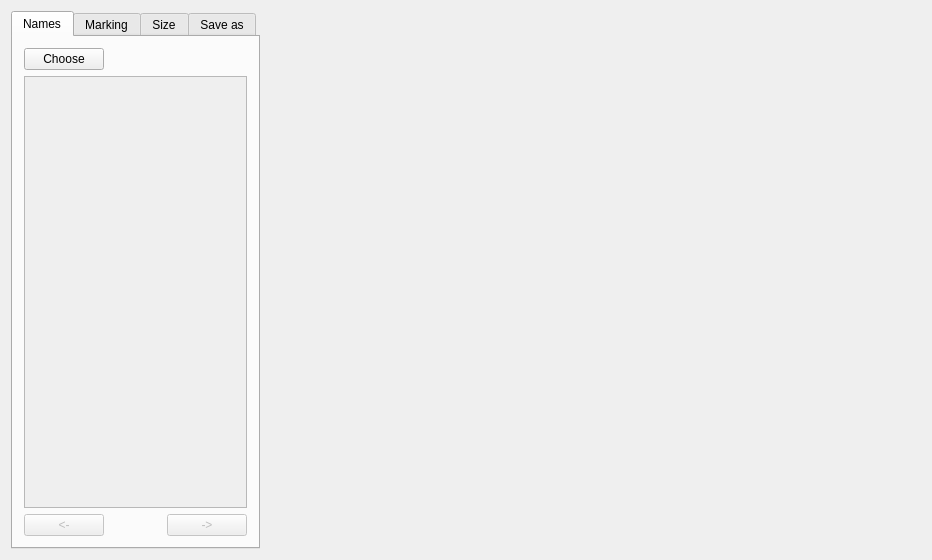
<?xml version="1.0" encoding="UTF-8"?>
<ui version="4.0">
 <class>QtWidgetForMarkingImageClass</class>
 <widget class="QWidget" name="QtWidgetForMarkingImageClass">
  <property name="geometry">
   <rect>
    <x>0</x>
    <y>0</y>
    <width>932</width>
    <height>560</height>
   </rect>
  </property>
  <property name="windowTitle">
   <string>QtWidgetForMarkingImage</string>
  </property>
  <layout class="QHBoxLayout" name="horizontalLayout_9" stretch="0,2">
   <item>
    <widget class="QTabWidget" name="tabWidget">
     <property name="currentIndex">
      <number>0</number>
     </property>
     <widget class="QWidget" name="tab_imageNames">
      <attribute name="title">
       <string>Names</string>
      </attribute>
      <layout class="QVBoxLayout" name="verticalLayout_3">
       <item>
        <layout class="QVBoxLayout" name="verticalLayout_2">
         <item>
          <layout class="QHBoxLayout" name="horizontalLayout">
           <item>
            <widget class="QPushButton" name="PB_chooseImage">
             <property name="text">
              <string>Choose</string>
             </property>
            </widget>
           </item>
           <item>
            <spacer name="horizontalSpacer">
             <property name="orientation">
              <enum>Qt::Horizontal</enum>
             </property>
             <property name="sizeHint" stdset="0">
              <size>
               <width>40</width>
               <height>20</height>
              </size>
             </property>
            </spacer>
           </item>
          </layout>
         </item>
         <item>
          <widget class="QScrollArea" name="scrollArea_withImageName">
           <property name="widgetResizable">
            <bool>true</bool>
           </property>
           <widget class="QWidget" name="scrollAreaWidgetContents">
            <property name="geometry">
             <rect>
              <x>0</x>
              <y>0</y>
              <width>212</width>
              <height>435</height>
             </rect>
            </property>
            <layout class="QVBoxLayout" name="verticalLayout">
             <item>
              <layout class="QVBoxLayout" name="VL_withImageName">
               <property name="sizeConstraint">
                <enum>QLayout::SetMinimumSize</enum>
               </property>
              </layout>
             </item>
             <item>
              <spacer name="verticalSpacer">
               <property name="orientation">
                <enum>Qt::Vertical</enum>
               </property>
               <property name="sizeHint" stdset="0">
                <size>
                 <width>20</width>
                 <height>40</height>
                </size>
               </property>
              </spacer>
             </item>
            </layout>
           </widget>
          </widget>
         </item>
         <item>
          <layout class="QHBoxLayout" name="horizontalLayout_2">
           <item>
            <widget class="QPushButton" name="PB_previousImage">
             <property name="enabled">
              <bool>false</bool>
             </property>
             <property name="text">
              <string>&lt;-</string>
             </property>
            </widget>
           </item>
           <item>
            <spacer name="horizontalSpacer_2">
             <property name="orientation">
              <enum>Qt::Horizontal</enum>
             </property>
             <property name="sizeHint" stdset="0">
              <size>
               <width>40</width>
               <height>20</height>
              </size>
             </property>
            </spacer>
           </item>
           <item>
            <widget class="QPushButton" name="PB_nextImage">
             <property name="enabled">
              <bool>false</bool>
             </property>
             <property name="text">
              <string>-&gt;</string>
             </property>
            </widget>
           </item>
          </layout>
         </item>
        </layout>
       </item>
      </layout>
     </widget>
     <widget class="QWidget" name="tab_markingImage">
      <attribute name="title">
       <string>Marking</string>
      </attribute>
      <layout class="QVBoxLayout" name="verticalLayout_6" stretch="1,0,1,2,7">
       <item>
        <layout class="QHBoxLayout" name="horizontalLayout_7" stretch="0,3,0">
         <item>
          <widget class="QComboBox" name="cb_classes"/>
         </item>
         <item>
          <widget class="QLabel" name="label_5">
           <property name="text">
            <string>Class label</string>
           </property>
           <property name="alignment">
            <set>Qt::AlignCenter</set>
           </property>
          </widget>
         </item>
         <item>
          <widget class="QPushButton" name="PB_changeClassLabel">
           <property name="text">
            <string>Change label</string>
           </property>
          </widget>
         </item>
        </layout>
       </item>
       <item>
        <layout class="QHBoxLayout" name="horizontalLayout_11">
         <item>
          <widget class="QComboBox" name="cb_types"/>
         </item>
         <item>
          <widget class="QLabel" name="label">
           <property name="text">
            <string>Type label</string>
           </property>
          </widget>
         </item>
         <item>
          <widget class="QPushButton" name="pb_changeType">
           <property name="text">
            <string>Change label</string>
           </property>
          </widget>
         </item>
        </layout>
       </item>
       <item>
        <layout class="QHBoxLayout" name="horizontalLayout_8">
         <item>
          <widget class="QPushButton" name="PB_addRectangel">
           <property name="text">
            <string>Add</string>
           </property>
          </widget>
         </item>
         <item>
          <spacer name="horizontalSpacer_7">
           <property name="orientation">
            <enum>Qt::Horizontal</enum>
           </property>
           <property name="sizeHint" stdset="0">
            <size>
             <width>40</width>
             <height>20</height>
            </size>
           </property>
          </spacer>
         </item>
         <item>
          <widget class="QPushButton" name="PB_deleteRectangel">
           <property name="text">
            <string>Delete</string>
           </property>
          </widget>
         </item>
        </layout>
       </item>
       <item>
        <widget class="QPushButton" name="PB_markingImage">
         <property name="sizePolicy">
          <sizepolicy hsizetype="Minimum" vsizetype="Expanding">
           <horstretch>0</horstretch>
           <verstretch>0</verstretch>
          </sizepolicy>
         </property>
         <property name="text">
          <string>Next image</string>
         </property>
        </widget>
       </item>
       <item>
        <spacer name="verticalSpacer_4">
         <property name="orientation">
          <enum>Qt::Vertical</enum>
         </property>
         <property name="sizeHint" stdset="0">
          <size>
           <width>20</width>
           <height>146</height>
          </size>
         </property>
        </spacer>
       </item>
      </layout>
     </widget>
     <widget class="QWidget" name="tab_imageSize">
      <attribute name="title">
       <string>Size</string>
      </attribute>
      <layout class="QVBoxLayout" name="verticalLayout_4">
       <item>
        <widget class="QRadioButton" name="RB_originalSize">
         <property name="text">
          <string>Original size</string>
         </property>
         <property name="checked">
          <bool>true</bool>
         </property>
        </widget>
       </item>
       <item>
        <widget class="QRadioButton" name="RB_customSize">
         <property name="text">
          <string>Custom size</string>
         </property>
        </widget>
       </item>
       <item>
        <widget class="QLabel" name="label_customHeigth">
         <property name="enabled">
          <bool>false</bool>
         </property>
         <property name="text">
          <string>Custom heigth</string>
         </property>
        </widget>
       </item>
       <item>
        <layout class="QHBoxLayout" name="horizontalLayout_3" stretch="1,2">
         <item>
          <widget class="QLineEdit" name="LE_newHeigth">
           <property name="enabled">
            <bool>false</bool>
           </property>
           <property name="inputMask">
            <string>9999</string>
           </property>
          </widget>
         </item>
         <item>
          <spacer name="horizontalSpacer_3">
           <property name="orientation">
            <enum>Qt::Horizontal</enum>
           </property>
           <property name="sizeHint" stdset="0">
            <size>
             <width>40</width>
             <height>20</height>
            </size>
           </property>
          </spacer>
         </item>
        </layout>
       </item>
       <item>
        <widget class="QLabel" name="label_customWidth">
         <property name="enabled">
          <bool>false</bool>
         </property>
         <property name="text">
          <string>Custom width</string>
         </property>
        </widget>
       </item>
       <item>
        <layout class="QHBoxLayout" name="horizontalLayout_4" stretch="1,2">
         <item>
          <widget class="QLineEdit" name="LE_newWidth">
           <property name="enabled">
            <bool>false</bool>
           </property>
           <property name="inputMask">
            <string>9999</string>
           </property>
          </widget>
         </item>
         <item>
          <spacer name="horizontalSpacer_4">
           <property name="orientation">
            <enum>Qt::Horizontal</enum>
           </property>
           <property name="sizeHint" stdset="0">
            <size>
             <width>40</width>
             <height>20</height>
            </size>
           </property>
          </spacer>
         </item>
        </layout>
       </item>
       <item>
        <spacer name="verticalSpacer_2">
         <property name="orientation">
          <enum>Qt::Vertical</enum>
         </property>
         <property name="sizeHint" stdset="0">
          <size>
           <width>20</width>
           <height>113</height>
          </size>
         </property>
        </spacer>
       </item>
      </layout>
     </widget>
     <widget class="QWidget" name="tab_imageSave">
      <attribute name="title">
       <string>Save as</string>
      </attribute>
      <layout class="QVBoxLayout" name="verticalLayout_5">
       <item>
        <widget class="QRadioButton" name="RB_originalName">
         <property name="text">
          <string>Save as original name</string>
         </property>
         <property name="checked">
          <bool>true</bool>
         </property>
        </widget>
       </item>
       <item>
        <widget class="QRadioButton" name="RB_customName">
         <property name="text">
          <string>Save as custom name</string>
         </property>
        </widget>
       </item>
       <item>
        <widget class="QCheckBox" name="CB_customName">
         <property name="enabled">
          <bool>false</bool>
         </property>
         <property name="text">
          <string>custom name</string>
         </property>
         <property name="checked">
          <bool>false</bool>
         </property>
        </widget>
       </item>
       <item>
        <layout class="QHBoxLayout" name="horizontalLayout_6">
         <item>
          <widget class="QLineEdit" name="LE_customName">
           <property name="enabled">
            <bool>false</bool>
           </property>
          </widget>
         </item>
         <item>
          <spacer name="horizontalSpacer_5">
           <property name="orientation">
            <enum>Qt::Horizontal</enum>
           </property>
           <property name="sizeHint" stdset="0">
            <size>
             <width>40</width>
             <height>20</height>
            </size>
           </property>
          </spacer>
         </item>
        </layout>
       </item>
       <item>
        <widget class="QCheckBox" name="CB_sequence">
         <property name="enabled">
          <bool>false</bool>
         </property>
         <property name="text">
          <string>sequence</string>
         </property>
        </widget>
       </item>
       <item>
        <widget class="QLabel" name="label_startSequence">
         <property name="enabled">
          <bool>false</bool>
         </property>
         <property name="text">
          <string>start with:</string>
         </property>
        </widget>
       </item>
       <item>
        <layout class="QHBoxLayout" name="horizontalLayout_5">
         <item>
          <widget class="QLineEdit" name="LE_sequenceStart">
           <property name="enabled">
            <bool>false</bool>
           </property>
           <property name="inputMask">
            <string>9999999999</string>
           </property>
           <property name="text">
            <string>0</string>
           </property>
          </widget>
         </item>
         <item>
          <spacer name="horizontalSpacer_6">
           <property name="orientation">
            <enum>Qt::Horizontal</enum>
           </property>
           <property name="sizeHint" stdset="0">
            <size>
             <width>40</width>
             <height>20</height>
            </size>
           </property>
          </spacer>
         </item>
        </layout>
       </item>
       <item>
        <widget class="QLabel" name="label_curentValue">
         <property name="enabled">
          <bool>false</bool>
         </property>
         <property name="text">
          <string>Current sequence value:</string>
         </property>
        </widget>
       </item>
       <item>
        <layout class="QHBoxLayout" name="horizontalLayout_14">
         <item>
          <widget class="QLineEdit" name="LE_curentValue">
           <property name="enabled">
            <bool>false</bool>
           </property>
           <property name="text">
            <string>0</string>
           </property>
           <property name="readOnly">
            <bool>true</bool>
           </property>
          </widget>
         </item>
         <item>
          <spacer name="horizontalSpacer_8">
           <property name="orientation">
            <enum>Qt::Horizontal</enum>
           </property>
           <property name="sizeHint" stdset="0">
            <size>
             <width>40</width>
             <height>20</height>
            </size>
           </property>
          </spacer>
         </item>
        </layout>
       </item>
       <item>
        <widget class="QLabel" name="label_4">
         <property name="text">
          <string>Save direktory</string>
         </property>
        </widget>
       </item>
       <item>
        <layout class="QHBoxLayout" name="horizontalLayout_13" stretch="8,1">
         <item>
          <widget class="QLineEdit" name="LE_saveDirectory">
           <property name="text">
            <string>dataSet</string>
           </property>
          </widget>
         </item>
         <item>
          <widget class="QPushButton" name="PB_setSaveDirectory">
           <property name="text">
            <string>...</string>
           </property>
          </widget>
         </item>
        </layout>
       </item>
       <item>
        <spacer name="verticalSpacer_3">
         <property name="orientation">
          <enum>Qt::Vertical</enum>
         </property>
         <property name="sizeHint" stdset="0">
          <size>
           <width>20</width>
           <height>41</height>
          </size>
         </property>
        </spacer>
       </item>
      </layout>
     </widget>
    </widget>
   </item>
   <item>
    <widget class="QtGuiDisplay" name="widgetForImage" native="true">
     <property name="sizePolicy">
      <sizepolicy hsizetype="Expanding" vsizetype="Expanding">
       <horstretch>0</horstretch>
       <verstretch>0</verstretch>
      </sizepolicy>
     </property>
    </widget>
   </item>
  </layout>
 </widget>
 <layoutdefault spacing="6" margin="11"/>
 <customwidgets>
  <customwidget>
   <class>QtGuiDisplay</class>
   <extends>QWidget</extends>
   <header>qtguidisplay.h</header>
   <container>1</container>
  </customwidget>
 </customwidgets>
 <resources>
  <include location="../QtWidgetForMarkingImage.qrc"/>
 </resources>
 <connections/>
</ui>
